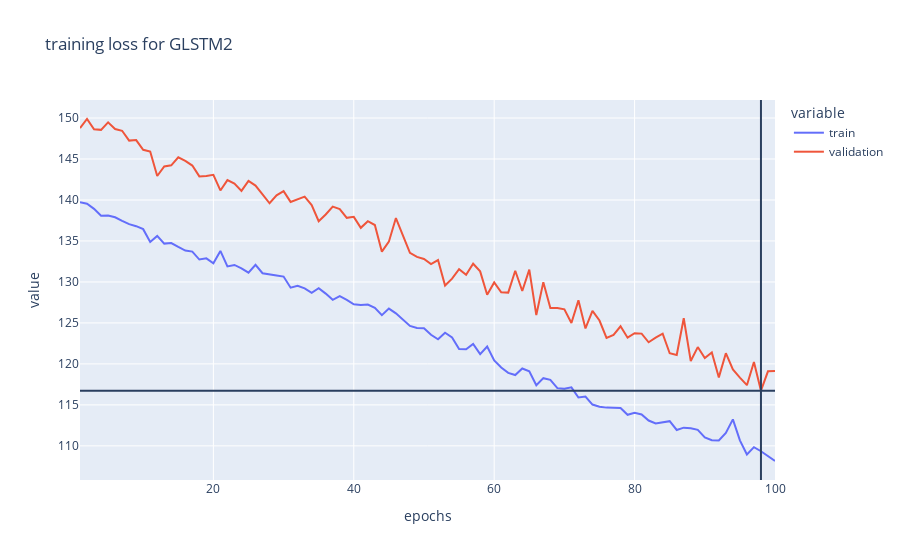

The notebook cell saved with this chart:
### Code cell
plot(model,
     config,
     loss_training, 
     loss_validation, 
     "GLSTM2", 
     show = True)

### Figure 1 — Plotly figure (JSON) as saved in the notebook; plotly's stock layout.template omitted (floating-point values rounded to 4 significant figures)
{"data": [{"hovertemplate": "variable=train<br>epochs=%{x}<br>value=%{y}<extra></extra>", "legendgroup": "train", "line": {"color": "#636efa", "dash": "solid"}, "marker": {"symbol": "circle"}, "mode": "lines", "name": "train", "orientation": "v", "showlegend": true, "type": "scatter", "x": [1, 2, 3, 4, 5, 6, 7, 8, 9, 10, 11, 12, 13, 14, 15, 16, 17, 18, 19, 20, 21, 22, 23, 24, 25, 26, 27, 28, 29, 30, 31, 32, 33, 34, 35, 36, 37, 38, 39, 40, 41, 42, 43, 44, 45, 46, 47, 48, 49, 50, 51, 52, 53, 54, 55, 56, 57, 58, 59, 60, 61, 62, 63, 64, 65, 66, 67, 68, 69, 70, 71, 72, 73, 74, 75, 76, 77, 78, 79, 80, 81, 82, 83, 84, 85, 86, 87, 88, 89, 90, 91, 92, 93, 94, 95, 96, 97, 98, 99, 100], "xaxis": "x", "y": [139.7, 139.6, 138.9, 138.1, 138.1, 137.9, 137.5, 137.0, 136.8, 136.4, 134.9, 135.6, 134.7, 134.7, 134.3, 133.8, 133.7, 132.7, 132.9, 132.3, 133.8, 131.9, 132.1, 131.7, 131.1, 132.1, 131.1, 131.0, 130.8, 130.7, 129.3, 129.5, 129.2, 128.7, 129.2, 128.6, 127.8, 128.3, 127.8, 127.3, 127.2, 127.2, 126.8, 126.0, 126.7, 126.2, 125.4, 124.6, 124.4, 124.4, 123.5, 123.0, 123.8, 123.2, 121.8, 121.8, 122.4, 121.2, 122.1, 120.4, 119.6, 118.9, 118.6, 119.4, 119.1, 117.4, 118.3, 118.1, 117.0, 117.0, 117.1, 115.9, 116.0, 115.0, 114.8, 114.7, 114.7, 114.6, 113.8, 114.0, 113.8, 113.1, 112.7, 112.9, 113.0, 111.9, 112.2, 112.1, 112.0, 111.0, 110.7, 110.6, 111.6, 113.2, 110.7, 108.9, 109.8, 109.3, 108.8, 108.2], "yaxis": "y"}, {"hovertemplate": "variable=validation<br>epochs=%{x}<br>value=%{y}<extra></extra>", "legendgroup": "validation", "line": {"color": "#EF553B", "dash": "solid"}, "marker": {"symbol": "circle"}, "mode": "lines", "name": "validation", "orientation": "v", "showlegend": true, "type": "scatter", "x": [1, 2, 3, 4, 5, 6, 7, 8, 9, 10, 11, 12, 13, 14, 15, 16, 17, 18, 19, 20, 21, 22, 23, 24, 25, 26, 27, 28, 29, 30, 31, 32, 33, 34, 35, 36, 37, 38, 39, 40, 41, 42, 43, 44, 45, 46, 47, 48, 49, 50, 51, 52, 53, 54, 55, 56, 57, 58, 59, 60, 61, 62, 63, 64, 65, 66, 67, 68, 69, 70, 71, 72, 73, 74, 75, 76, 77, 78, 79, 80, 81, 82, 83, 84, 85, 86, 87, 88, 89, 90, 91, 92, 93, 94, 95, 96, 97, 98, 99, 100], "xaxis": "x", "y": [148.8, 149.9, 148.6, 148.6, 149.5, 148.7, 148.4, 147.2, 147.3, 146.1, 145.9, 142.9, 144.1, 144.2, 145.2, 144.8, 144.2, 142.9, 142.9, 143.1, 141.2, 142.4, 142.0, 141.1, 142.3, 141.8, 140.7, 139.6, 140.6, 141.1, 139.8, 140.1, 140.4, 139.4, 137.4, 138.2, 139.2, 138.9, 137.8, 137.9, 136.6, 137.4, 136.9, 133.7, 134.9, 137.8, 135.7, 133.6, 133.1, 132.8, 132.2, 132.7, 129.6, 130.4, 131.6, 130.9, 132.2, 131.3, 128.4, 129.9, 128.7, 128.7, 131.4, 128.9, 131.5, 126.0, 130.0, 126.8, 126.8, 126.7, 125.0, 127.8, 124.3, 126.5, 125.3, 123.2, 123.5, 124.6, 123.2, 123.7, 123.7, 122.6, 123.2, 123.7, 121.3, 121.1, 125.6, 120.3, 122.1, 120.7, 121.4, 118.4, 121.3, 119.3, 118.3, 117.4, 120.2, 116.7, 119.1, 119.1], "yaxis": "y"}], "layout": {"autosize": true, "legend": {"title": {"text": "variable"}, "tracegroupgap": 0}, "shapes": [{"type": "line", "x0": 98, "x1": 98, "xref": "x", "y0": 0, "y1": 1, "yref": "y domain"}, {"type": "line", "x0": 0, "x1": 1, "xref": "x domain", "y0": 116.7, "y1": 116.7, "yref": "y"}], "title": {"text": "training loss for GLSTM2"}, "xaxis": {"anchor": "y", "autorange": true, "domain": [0, 1], "range": [1, 100], "title": {"text": "epochs"}, "type": "linear"}, "yaxis": {"anchor": "x", "autorange": true, "domain": [0, 1], "range": [105.8, 152.2], "title": {"text": "value"}, "type": "linear"}}}
